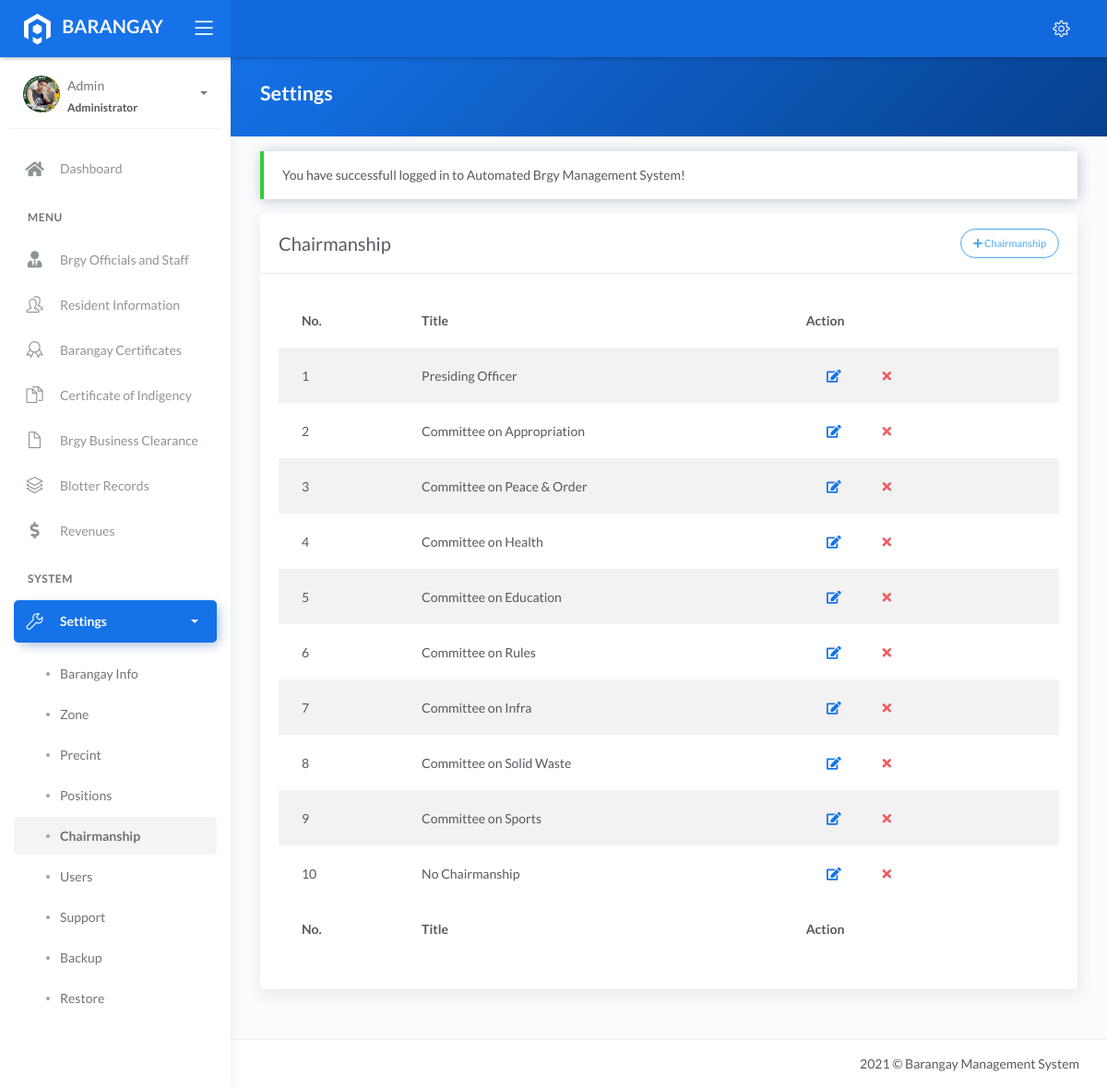
Page /chairmanship.php (signed in) on the committed database.
### tables this page shows
CREATE TABLE `tblchairmanship` (
  `id` int(11) NOT NULL AUTO_INCREMENT,
  `title` varchar(100) DEFAULT NULL,
  PRIMARY KEY (`id`)
);

### model/fetch_brgy_info.php (called while the page is built, shortened)
<?php
	$chair_q = "SELECT * FROM tblchairmanship";
	$res_q = $conn->query($chair_q);
	$chair = array();
	while($row = $res_q->fetch_assoc()){
		$chair[] = $row;
	}
?>

### chairmanship.php (the view, shortened to what this page needs)
<?php include 'server/server.php' ?>
<?php
$query = "SELECT * FROM tblchairmanship";
$result = $conn->query($query);
?>
<!DOCTYPE html>
<html lang="en">
<head>
	<?php include 'templates/header.php' ?>
</head>
<body>
	<div class="wrapper">
		<?php include 'templates/main-header.php' ?>
		<?php include 'templates/sidebar.php' ?>
		<div class="main-panel">
			<div class="content">
				<div class="panel-header bg-primary-gradient">
					<div class="page-inner">
						<div class="d-flex align-items-left align-items-md-center flex-column flex-md-row">
							<div>
								<h2 class="text-white fw-bold">Settings</h2>
							</div>
						</div>
					</div>
				</div>
				<div class="page-inner">
					<div class="row mt--2">
						<div class="col-md-12">
                            <?php if(isset($_SESSION['message'])): ?>
                                <div class="alert alert-<?php echo $_SESSION['success']; ?><?= $_SESSION['success']=='danger' ? 'bg-danger text-light' : null ?>" role="alert">
                                    <?php echo $_SESSION['message']; ?>
                                </div>
                            <?php endif ?>
                            <div class="card">
								<div class="card-header">
									<div class="card-head-row">
										<div class="card-title">Chairmanship</div>
										<div class="card-tools">
											<a href="#add" data-toggle="modal" class="btn btn-info btn-border btn-round btn-sm">
												<i class="fa fa-plus"></i>
												Chairmanship
											</a>
										</div>
									</div>
								</div>
								<div class="card-body">
									<div class="table-responsive">
										<table class="table table-striped">
											<thead>
												<tr>
													<th scope="col">No.</th>
													<th scope="col">Title</th>
													<th scope="col">Action</th>
												</tr>
											</thead>
											<tbody>
												<?php if(!empty($chair)): ?>
													<?php $no=1; foreach($chair as $row): ?>
													<tr>
														<td><?= $no ?></td>
														<td><?= $row['title'] ?></td>
														<td>
															<div class="form-button-action">
																<a type="button" href="#edit" data-toggle="modal" class="btn btn-link btn-primary"
																	title="Edit Title" onclick="editChair(this)" data-title="<?= $row['title'] ?>" data-id="<?= $row['id'] ?>">
																	<i class="fa fa-edit"></i>
																</a>
																<a type="button" data-toggle="tooltip" href="model/remove_chair.php?id=<?= $row['id'] ?>" onclick="return confirm('Are you sure you want to delete this title?');"
																	class="btn btn-link btn-danger" data-original-title="Remove">
																	<i class="fa fa-times"></i>
																</a>
															</div>
														</td>
													</tr>
													<?php $no++; endforeach ?>
												<?php else: ?>
													<tr>
														<td colspan="3" class="text-center">No Available Data</td>
													</tr>
												<?php endif ?>
											</tbody>
											<tfoot>
												<tr>
													<th scope="col">No.</th>
													<th scope="col">Title</th>
													<th scope="col">Action</th>
												</tr>
											</tfoot>
										</table>
									</div>
								</div>
							</div>
						</div>
					</div>
				</div>
			</div>
			<?php include 'templates/main-footer.php' ?>
		</div>
	</div>
</body>
</html>

### rows in the picture
tblchairmanship: title "Presiding Officer"
tblchairmanship: title "Committee on Appropriation"
tblchairmanship: title "Committee on Peace & Order"
tblchairmanship: title "Committee on Health"
tblchairmanship: title "Committee on Education"
tblchairmanship: title "Committee on Rules"
tblchairmanship: title "Committee on Infra"
tblchairmanship: title "Committee on Solid Waste"
tblchairmanship: title "Committee on Sports"
tblchairmanship: title "No Chairmanship"

### other values in the picture
$_SESSION['username'] "Admin"
$_SESSION['role'] "Administrator"
$_SESSION['message'] "You have successfull logged in to Automated Brgy Management System!"
